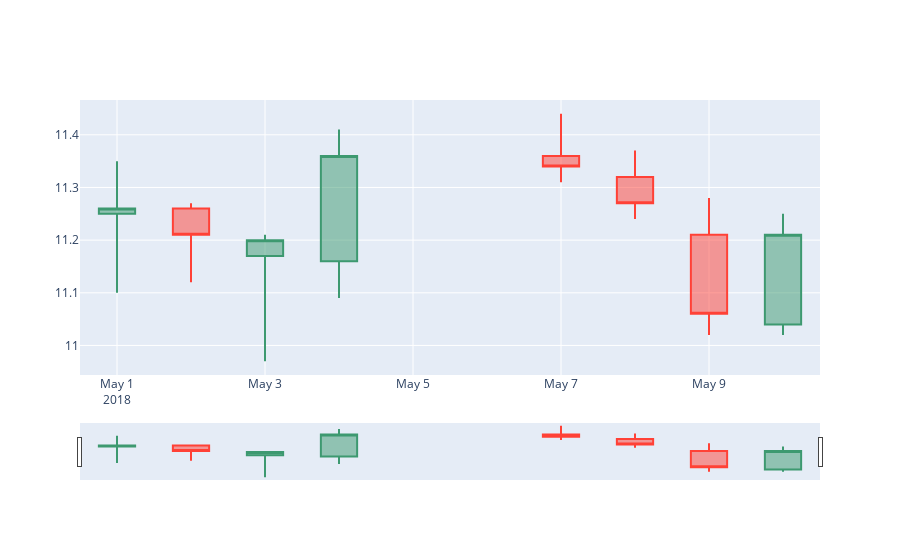

Notebook code for this chart:
### Markdown cell above
#### Plot the candlesticks
The plot has the following components:
* A bounding box whose y values represent the range between the stock's open and close prices 
* A green box represents a higher close value than open (i.e. stock price went up that day)
* The box is red when the stock closed lower
* The vertical lines (bars above and below the box) show the range of intra-day high and low prices
* The vertical lines are capped at the top by horizontal lines called whiserks. By default, the width of the whisker is 0 which is why we don't see them

Notice that a slider appears by default along the X axis

### Code cell
data = [trace]

offline.iplot(data)

### Figure 1 — Plotly figure (JSON) as saved in the notebook; plotly's stock layout.template omitted (floating-point values rounded to 4 significant figures)
{"data": [{"close": [11.26, 11.21, 11.2, 11.36, 11.34, 11.27, 11.06, 11.21], "high": [11.35, 11.27, 11.21, 11.41, 11.44, 11.37, 11.28, 11.25], "low": [11.1, 11.12, 10.97, 11.09, 11.31, 11.24, 11.02, 11.02], "open": [11.25, 11.26, 11.17, 11.16, 11.36, 11.32, 11.21, 11.04], "type": "candlestick", "x": ["2018-05-01T00:00:00", "2018-05-02T00:00:00", "2018-05-03T00:00:00", "2018-05-04T00:00:00", "2018-05-07T00:00:00", "2018-05-08T00:00:00", "2018-05-09T00:00:00", "2018-05-10T00:00:00"]}], "layout": {}}
